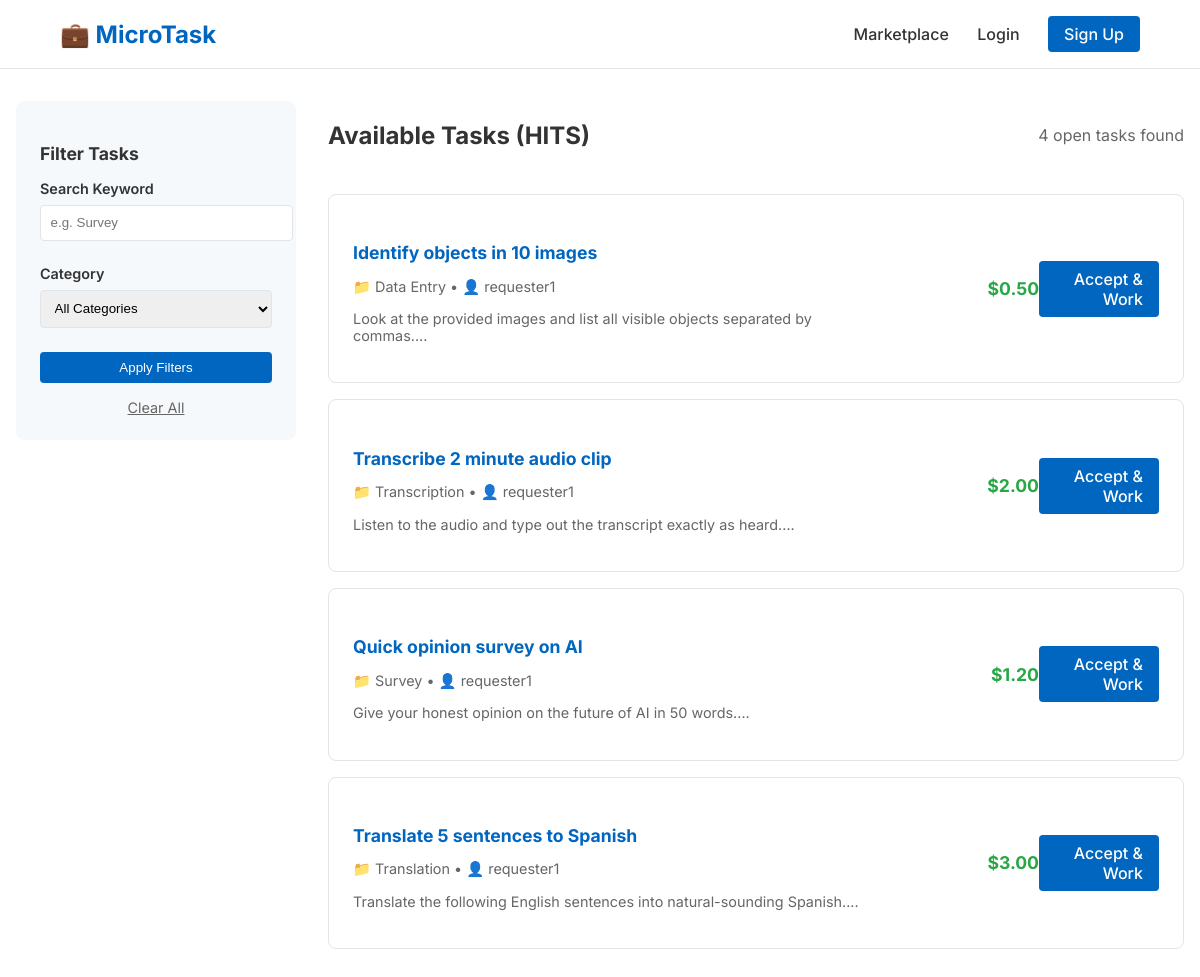
The page /marketplace.php on the database its author committed.
### tables this page shows
CREATE TABLE IF NOT EXISTS tasks (
    id INT AUTO_INCREMENT PRIMARY KEY,
    requester_id INT NOT NULL,
    title VARCHAR(255) NOT NULL,
    description TEXT NOT NULL,
    category VARCHAR(100) NOT NULL,
    payment DECIMAL(10, 2) NOT NULL,
    deadline DATETIME NOT NULL,
    status ENUM('open', 'closed') DEFAULT 'open',
    created_at TIMESTAMP DEFAULT CURRENT_TIMESTAMP,
    FOREIGN KEY (requester_id) REFERENCES users(id) ON DELETE CASCADE
);

CREATE TABLE IF NOT EXISTS users (
    id INT AUTO_INCREMENT PRIMARY KEY,
    username VARCHAR(50) NOT NULL UNIQUE,
    email VARCHAR(100) NOT NULL UNIQUE,
    password VARCHAR(255) NOT NULL,
    role ENUM('worker', 'requester') NOT NULL,
    balance DECIMAL(10, 2) DEFAULT 0.00,
    created_at TIMESTAMP DEFAULT CURRENT_TIMESTAMP
);

### marketplace.php (the view, shortened to what this page needs)
<?php
require_once 'db.php';
$search_query = isset($_GET['search']) ? $_GET['search'] : '';
$sql = "SELECT t.*, u.username as requester_name FROM tasks t JOIN users u ON t.requester_id = u.id WHERE t.status = 'open'";
$params = [];
$sql .= " ORDER BY t.created_at DESC";
$stmt = $pdo->prepare($sql);
$stmt->execute($params);
$tasks = $stmt->fetchAll();
?>
<!DOCTYPE html>
<html lang="en">
<head>
</head>
<body>
<header>
    <a href="index.php" class="logo">💼 MicroTask</a>
    <nav>
        <a href="marketplace.php">Marketplace</a>
        <?php if(isset($_SESSION['user_id'])): ?>
            <?php if($_SESSION['role'] == 'worker'): ?>
                <a href="worker_dashboard.php">Dashboard</a>
            <?php else: ?>
                <a href="requester_dashboard.php">Manage Tasks</a>
            <?php endif; ?>
            <a href="logout.php">Logout</a>
        <?php else: ?>
            <a href="login.php">Login</a>
            <a href="signup.php" class="btn btn-primary">Sign Up</a>
        <?php endif; ?>
    </nav>
</header>
<div class="container">
    <aside class="filters">
        <h3>Filter Tasks</h3>
        <form method="GET">
            <div class="filter-group">
                <label>Search Keyword</label>
                <input type="text" name="search" value="<?= htmlspecialchars($search_query) ?>" placeholder="e.g. Survey">
            </div>
            <div class="filter-group">
                <label>Category</label>
                <select name="category">
                    <option value="">All Categories</option>
                </select>
            </div>
            <button type="submit" class="btn btn-primary" style="width: 100%;">Apply Filters</button>
            <a href="marketplace.php" style="display: block; text-align: center; margin-top: 1rem; font-size: 0.9rem; color: var(--text-muted);">Clear All</a>
        </form>
    </aside>
    <main>
        <div class="marketplace-header">
            <h2>Available Tasks (HITS)</h2>
            <span style="color: var(--text-muted);"><?= count($tasks) ?> open tasks found</span>
        </div>
        <div class="task-list">
            <?php if(empty($tasks)): ?>
                <div style="text-align: center; padding: 3rem; background: var(--bg-light); border-radius: 8px;">
                    <p>No tasks match your criteria. Try adjusting your filters.</p>
                </div>
            <?php else: ?>
                <?php foreach($tasks as $task): ?>
                    <div class="task-row">
                        <div class="task-info">
                            <h4><?= htmlspecialchars($task['title']) ?></h4>
                            <p>📁 <?= htmlspecialchars($task['category']) ?> • 👤 <?= htmlspecialchars($task['requester_name']) ?></p>
                            <p style="margin-top: 0.5rem;"><?= htmlspecialchars(substr($task['description'], 0, 150)) ?>...</p>
                        </div>
                        <div class="task-reward">
                            $<?= number_format($task['payment'], 2) ?>
                        </div>
                        <div class="task-action">
                            <a href="task_details.php?id=<?= $task['id'] ?>" class="btn btn-primary">Accept & Work</a>
                        </div>
                    </div>
                <?php endforeach; ?>
            <?php endif; ?>
        </div>
    </main>
</div>
</body>
</html>

### marketplace.php (style rules this page uses)
:root { --primary-color: #0066c0; --bg-light: #f6f9fc; --text-dark: #333; --text-muted: #666; --white: #ffffff; --border-color: #e1e4e8; }
body { font-family: 'Inter', sans-serif; margin: 0; background-color: var(--white); color: var(--text-dark); }
header { background: var(--white); border-bottom: 1px solid var(--border-color); padding: 1rem 5%; display: flex; justify-content: space-between; align-items: center; position: sticky; top: 0; z-index: 1000; }
.logo { font-size: 1.5rem; font-weight: 700; color: var(--primary-color); text-decoration: none; }
nav a { text-decoration: none; color: var(--text-dark); margin-left: 1.5rem; font-weight: 500; }
.container { max-width: 1200px; margin: 2rem auto; padding: 0 1rem; display: grid; grid-template-columns: 280px 1fr; gap: 2rem; }
.filters { background: var(--bg-light); padding: 1.5rem; border-radius: 8px; height: fit-content; }
.filters h3 { margin-bottom: 1rem; font-size: 1.1rem; }
.filter-group { margin-bottom: 1.5rem; }
.filter-group label { display: block; margin-bottom: 0.5rem; font-size: 0.9rem; font-weight: 600; }
.filter-group select, .filter-group input { width: 100%; padding: 0.6rem; border: 1px solid var(--border-color); border-radius: 4px; }
.marketplace-header { display: flex; justify-content: space-between; align-items: center; margin-bottom: 1.5rem; }
.task-list { display: flex; flex-direction: column; gap: 1rem; }
.task-row { border: 1px solid var(--border-color); padding: 1.5rem; border-radius: 8px; display: grid; grid-template-columns: 1fr 150px 120px; align-items: center; transition: background 0.2s; }
.task-info h4 { margin-bottom: 0.3rem; color: var(--primary-color); font-size: 1.1rem; }
.task-info p { font-size: 0.9rem; color: var(--text-muted); }
.task-reward { text-align: right; font-weight: 700; color: #28a745; font-size: 1.1rem; }
.task-action { text-align: right; }
.btn { padding: 0.5rem 1rem; border-radius: 4px; text-decoration: none; font-weight: 500; cursor: pointer; border: none; display: inline-block; }
.btn-primary { background: var(--primary-color); color: white; }

### rows shown on the page
tasks: title "Identify objects in 10 images", category "Data Entry", requester.username "requester1", description "Look at the provided images and list all visible objects separated by commas.", payment "0.50"
tasks: title "Transcribe 2 minute audio clip", category "Transcription", requester.username "requester1", description "Listen to the audio and type out the transcript exactly as heard.", payment "2.00"
tasks: title "Quick opinion survey on AI", category "Survey", requester.username "requester1", description "Give your honest opinion on the future of AI in 50 words.", payment "1.20"
tasks: title "Translate 5 sentences to Spanish", category "Translation", requester.username "requester1", description "Translate the following English sentences into natural-sounding Spanish.", payment "3.00"

### other values the page prints
count($tasks) "4"
